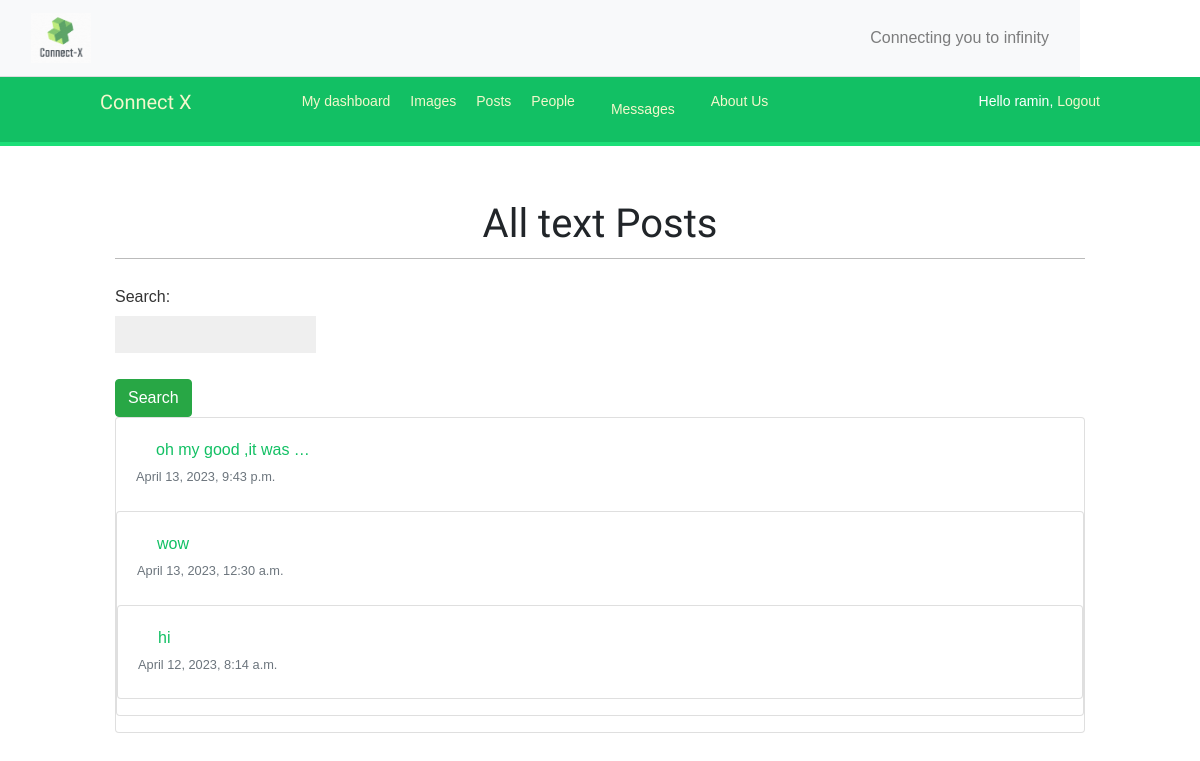
Screenshot of / (signed in) with the database file from the repository.
### post/models.py (models this page shows, shortened)
class Post(models.Model):
    body=models.TextField()
    slug=models.SlugField()
    created=models.DateTimeField(auto_now_add=True)
    updated=models.DateTimeField(auto_now=True)
    user= models.ForeignKey(User,on_delete=models.CASCADE,related_name='posts')
    class Meta:
        ordering=('-created',)

### post/views.py (the view)
# urls.py: path('',views.HomeView.as_view(),name='home'),
class HomeView(LoginRequiredMixin,View):
    form_class = PostSearchForm
    def get(self,request):
        posts = Post.objects.all()
        user = User.objects.all()
        if request.GET.get('search'):
            posts = posts.filter(body__contains=request.GET['search'])
        return render(request, 'post/index.html',{'posts':posts,'search':self.form_class,'user':user})

### post/templates/post/index.html (shortened to what this page needs)
{% extends 'base.html' %}
{% block content %}
<div class="container">
    <h1 class="text-center my-4">All text Posts</h1>
    <form id="form" method="get">
        {{search.as_p}}
        <button class="btn btn-success" type="submit">Search</button>
      </form>
    {% for post in posts %}
    <div class="card mb-3">
      <div class="card-body">
        <a href="{% url 'post:detail' post.id post.slug %}" class="card-body">{{post.body|truncatewords:5}}</a>
        <p class="card-text"><small class="text-muted">{{post.created}}</small></p>
      </div>
      {% endfor %}
    </div>
</div>
{% endblock %}

### account/templates/base.html (shortened to what this page needs)
{% load static %}
<!DOCTYPE html>
<html>
<head>
  <link rel="stylesheet" href="https://stackpath.bootstrapcdn.com/bootstrap/4.3.1/css/bootstrap.min.css">
  <link href="{% static "css/base.css" %}" rel="stylesheet">
</head>
<body>
  <header class="custom-header">
    <nav class="navbar navbar-expand-lg navbar-light bg-light">
      <div class="container">
        <a class="navbar-brand" href="#">
          <img src="{% static 'Connect-x.jpeg' %}" alt="Logo" height="50">
        </a>
        <div class="navbar-text ml-auto">
          Connecting you to infinity
        </div>
      </div>
    </nav>
  </header>
  <div id="header">
    <span class="logo">Connect X</span>
    {% if request.user.is_authenticated %}
    <ul class="menu">
      <li {% if section == "dashboard" %}class="selected"{% endif %}>
        <a href="{% url "dashboard" %}">My dashboard</a>
      </li>
      <li {% if section == "images" %}class="selected"{% endif %}>
        <a href="{% url "images:list" %}">Images</a>
      </li>
      <li {% if section == "text-post" %}class="selected"{% endif %}>
        <a href="{% url "post:home" %}">Posts</a>
      </li>
      <li {% if section == "people" %}class="selected"{% endif %}>
        <a href="{% url "user_list" %}">People</a>
      </li>
      <li {% if section == "events" %}class="selected"{% endif %}>
        <a class="nav-link" href="{% url 'events' %}" >Messages <span class="sr-only">(current)</span></a>
    </li>
  {% endif %}
  <li {% if section == "about" %}class="selected"{% endif %}>
    <a href="{% url "about" %}">About Us</a>
  </li>
</ul>
  <span class="user">
    {% if request.user.is_authenticated %}
      Hello {{ request.user.first_name }},
      <a href="{% url "logout" %}">Logout</a>
    {% else %}
      <a href="{% url "login" %}">Log-in</a>
    {% endif %}
  </span>
  </div>
  <div id="content">
    {% block content %}
    {% endblock %}
  </div>
</body>
</html>

### account/static/css/base.css (style rules this page uses)
body { margin:0; padding:0; font-family:helvetica, sans-serif; }
p { line-height: 1.8; }
a { color:#12c064; text-decoration:none; }
h1, h2, h3, h4, h5 , h6 { font-family: 'Muli', sans-serif; font-weight:normal; }
h1 { border-bottom:1px solid #bbb; padding:0 0 10px 0; margin:10px 0 20px 0; }
#header { padding:10px 100px; font-size:14px; background:#12c064; color:#fff; border-bottom:4px solid #1cdf78; overflow:auto; }
#header .logo { font-family: 'Muli', sans-serif; float:left; color:#f3f7cc; font-size:20px; margin-right:10%; }
#header ul.menu { list-style:none; float:left; margin:0; padding:0; }
#header ul.menu li { float:left; padding:4px 10px; }
#header a { color:#f3f7cc; }
#header .user { float:right; padding-top:4px; }
#content { padding:30px 100px; }
form { overflow:auto; }
form p { width:100%; overflow:auto; }
label { float:left; clear:both; color:#333; margin-bottom:4px; }
input, textarea { clear:both; float:left; margin:0 0 10px; background:#efefef; border:0; padding:6px 10px; font-size:14px; }
.custom-header { background-color: #fff; border-bottom: 1px solid #ddd; margin-right: 10%; }
.custom-header .navbar-brand img { margin-right: 10%; }

### rows the page displays
Post: body "oh my good ,it was …", created "April 13, 2023, 9:43 p.m."
Post: body "wow", created "April 13, 2023, 12:30 a.m."
Post: body "hi", created "April 12, 2023, 8:14 a.m."

### other values shown
{{ request.user.first_name }} "ramin"
